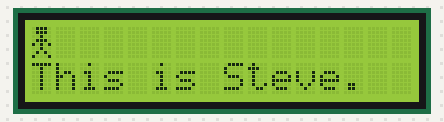
A program run on a simulated ATmega32, built with avr-gcc and emulated at 8 MHz. On the bench: 16×2 character LCD. Wiring (inferred from the names in the program): character LCD (HD44780): RS PC0; R/W PC1; E PC2; data PA4, PA5, PA6, PA7. At 28.5 s the program stops and its outputs stay as they are.

Above: at 0.7 s.
At 4.8 s:
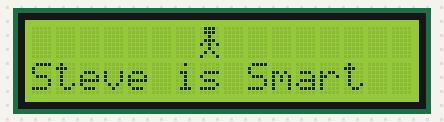
At 7.1 s:
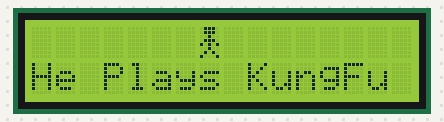
At 13.2 s:
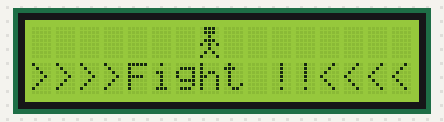
At 14.5 s:
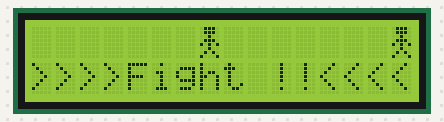
At 28.5 s:
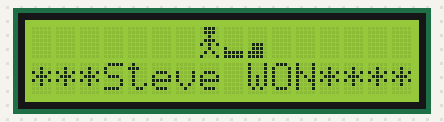

The program:

main.c
```c
/*
 * main.c
 *
 *  Created on: Nov 29, 2020
 *      Author: mazen
 *  Description: Task 1_a for ITI-AVR course
 *  control 2 seven segment displays using 4 dip switches.
 *  use the dip switches to put the system in 1 of 3 modes:
 *  1. mode 1 -> count up on one of the seven segments
 *  2. mode 2 -> count down one the other seven segment
 *  3. mode 3 -> count to  99 using both seven segments
 */


//#include <avr/io.h>
//#include <util/delay.h>

#include "LIB/STD_TYPES.h"
#include "LIB/BIT_MAN.h"

#include "DIO/DIO_Interface.h"
#include "LCD/LCD_Interface.h"

#include "custom_chars.h"

#include <util/delay.h>


#define REFRESH_RATE 250
#define steve 	0
#define kick 	1
#define punch	2
#define duck	3
#define dead1	4
#define dead2	5


const u8 custom_chars[][8] = {STICK_FIG,KICK,PUNCH,DUCK,DEAD1,DEAD2};

int main(void)
{
	//init..
	LCD_VidInit();


	//load all custom charahcters into CGRAM
	for(int i=0; i<6 ; i++)
	{
		LCD_VidSaveCustomChar(custom_chars[i],i);
	}


	// frame 1
	LCD_VidSendCommand(CLEAR_DISPLAY);
	LCD_VidSetCursorPosition(0,0);
	LCD_VidPrintCustomChar(steve);

	LCD_VidSetCursorPosition(0,1);
	LCD_VidPrintString("This is Steve.",0);
	// end frame 1

	_delay_ms(REFRESH_RATE*2);

	// frame2~6
	LCD_VidSetCursorPosition(0,0);
	LCD_VidSendChar(' ');
	for(u8 i=0; i<8;i++)
	{
		LCD_VidSetCursorPosition(i,0);
		LCD_VidPrintCustomChar(steve);
		_delay_ms(REFRESH_RATE);
		LCD_VidSetCursorPosition(i,0);
		LCD_VidSendChar(' ');
	}
	LCD_VidSetCursorPosition(7,0);
	LCD_VidPrintCustomChar(steve);
	// end of frame2~6

	_delay_ms(REFRESH_RATE*4);

	// frame 7
	LCD_VidSetCursorPosition(0,1);
	LCD_VidPrintString("Steve is Smart   ",0);
	// end of frame 7

	_delay_ms(REFRESH_RATE*8);

	// frame 8
	LCD_VidSetCursorPosition(0,1);
	LCD_VidPrintString("He Plays KungFu ",0);
	// end of frame 8

	_delay_ms(REFRESH_RATE*8);

	//frame 9
	LCD_VidSetCursorPosition(0,1);
	LCD_VidPrintString(">>>>Fight !!<<<<",250);
	// end of frame 9

	_delay_ms(REFRESH_RATE*4);

	// frame 10
	LCD_VidSetCursorPosition(15,0);
	LCD_VidPrintCustomChar(steve);
	//end of frame 10

	_delay_ms(REFRESH_RATE*4);

	// frame 11~18
	for(u8 i=15; i != 8; i--)
	{
		LCD_VidSetCursorPosition(i,0);
		LCD_VidPrintCustomChar(steve);
		_delay_ms(REFRESH_RATE);
		LCD_VidSetCursorPosition(i,0);
		LCD_VidSendChar(' ');
	}
	LCD_VidSetCursorPosition(8,0);
	LCD_VidPrintCustomChar(steve);
	// end of frame 11~18
	_delay_ms(REFRESH_RATE*4);

	//frame 19
	LCD_VidSetCursorPosition(7,0);
	LCD_VidPrintCustomChar(kick);
	LCD_VidSetCursorPosition(8,0);
	LCD_VidPrintCustomChar(punch);
	// end of frame 19
	_delay_ms(REFRESH_RATE*4);

	// frame 20
	LCD_VidSetCursorPosition(7,0);
	LCD_VidPrintCustomChar(punch);
	LCD_VidSetCursorPosition(8,0);
	LCD_VidPrintCustomChar(duck);
	// end of frame 20
	_delay_ms(REFRESH_RATE*4);

	// frame 21
	LCD_VidSetCursorPosition(7,0);
	LCD_VidPrintCustomChar(duck);
	LCD_VidSetCursorPosition(8,0);
	LCD_VidPrintCustomChar(kick);
	// end of frame 21
	_delay_ms(REFRESH_RATE*4);

	// frame 22
	LCD_VidSetCursorPosition(7,0);
	LCD_VidPrintCustomChar(punch);
	LCD_VidSetCursorPosition(8,0);
	LCD_VidPrintCustomChar(kick);
	// end of frame 22
	_delay_ms(REFRESH_RATE*4);

	// frame 23
	LCD_VidSetCursorPosition(7,0);
	LCD_VidPrintCustomChar(duck);
	LCD_VidSetCursorPosition(8,0);
	LCD_VidPrintCustomChar(punch);
	// end of frame 23
	_delay_ms(REFRESH_RATE*4);

	// frame 24
	LCD_VidSetCursorPosition(7,0);
	LCD_VidPrintCustomChar(kick);
	LCD_VidSetCursorPosition(8,0);
	LCD_VidPrintCustomChar(duck);
	// end of frame 24
	_delay_ms(REFRESH_RATE*4);

	// frame 25
	LCD_VidSetCursorPosition(7,0);
	LCD_VidPrintCustomChar(steve);
	LCD_VidSetCursorPosition(8,0);
	LCD_VidPrintCustomChar(dead1);
	LCD_VidPrintCustomChar(dead2);
	// end of frame 25
	_delay_ms(REFRESH_RATE*4);

	// frame 26
	LCD_VidSetCursorPosition(0,1);
	LCD_VidPrintString("   >>>>KO<<<<   ",0);
	_delay_ms(REFRESH_RATE);
	LCD_VidSetCursorPosition(0,1);
	LCD_VidPrintString("                ",0);
	_delay_ms(REFRESH_RATE);
	LCD_VidSetCursorPosition(0,1);
	LCD_VidPrintString("   >>>>KO<<<<   ",0);
	_delay_ms(REFRESH_RATE*4);
	LCD_VidSetCursorPosition(0,1);
	LCD_VidPrintString("***Steve WON****",0);

	// end of frame 26


	while(1)
	{


	}
return 0 ;

}
```

LCD_Config.h
```c
/*
 * LCD_Config.h
 *
 *  Created on: Nov 30, 2020
 *      Author: mazen
 */

#ifndef LCD_LCD_CONFIG_H_
#define LCD_LCD_CONFIG_H_

/* LCD data length MODE select (type 8 for 8-bit mode, 4 for 4-bit mode  */
#define MODE 4

#define NO_LINES 2
#define NO_CHARS 16
/* LCD HW Pins */
#define RS PIN0
#define RW PIN1
#define EN  PIN2
#define LCD_CTRL_PORT PORTC

#define LCD_DATA_PORT PORTA

// Maximum number of digits for a number to display
#define BUFFER_SIZE 9  // 8 digits + '\0'


#endif /* LCD_LCD_CONFIG_H_ */
```

LCD_Config.h
```c
/*
 * LCD_Config.h
 *
 *  Created on: Nov 30, 2020
 *      Author: mazen
 */

#ifndef LCD_LCD_CONFIG_H_
#define LCD_LCD_CONFIG_H_

/* LCD data length MODE select (type 8 for 8-bit mode, 4 for 4-bit mode  */
#define MODE 4

#define NO_LINES 2
#define NO_CHARS 16
/* LCD HW Pins */
#define RS PIN0
#define RW PIN1
#define EN  PIN2
#define LCD_CTRL_PORT PORTC

#define LCD_DATA_PORT PORTA

// Maximum number of digits for a number to display
#define BUFFER_SIZE 9  // 8 digits + '\0'


#endif /* LCD_LCD_CONFIG_H_ */
```

LCD_Config.h
```c
/*
 * LCD_Config.h
 *
 *  Created on: Nov 30, 2020
 *      Author: mazen
 */

#ifndef LCD_LCD_CONFIG_H_
#define LCD_LCD_CONFIG_H_

/* LCD data length MODE select (type 8 for 8-bit mode, 4 for 4-bit mode  */
#define MODE 4

#define NO_LINES 2
#define NO_CHARS 16
/* LCD HW Pins */
#define RS PIN0
#define RW PIN1
#define EN  PIN2
#define LCD_CTRL_PORT PORTC

#define LCD_DATA_PORT PORTA

// Maximum number of digits for a number to display
#define BUFFER_SIZE 9  // 8 digits + '\0'


#endif /* LCD_LCD_CONFIG_H_ */
```

LCD_Config.h
```c
/*
 * LCD_Config.h
 *
 *  Created on: Nov 30, 2020
 *      Author: mazen
 */

#ifndef LCD_LCD_CONFIG_H_
#define LCD_LCD_CONFIG_H_

/* LCD data length MODE select (type 8 for 8-bit mode, 4 for 4-bit mode  */
#define MODE 4

#define NO_LINES 2
#define NO_CHARS 16
/* LCD HW Pins */
#define RS PIN0
#define RW PIN1
#define EN  PIN2
#define LCD_CTRL_PORT PORTC

#define LCD_DATA_PORT PORTA

// Maximum number of digits for a number to display
#define BUFFER_SIZE 9  // 8 digits + '\0'


#endif /* LCD_LCD_CONFIG_H_ */
```

LCD_Config.h
```c
/*
 * LCD_Config.h
 *
 *  Created on: Nov 30, 2020
 *      Author: mazen
 */

#ifndef LCD_LCD_CONFIG_H_
#define LCD_LCD_CONFIG_H_

/* LCD data length MODE select (type 8 for 8-bit mode, 4 for 4-bit mode  */
#define MODE 4

#define NO_LINES 2
#define NO_CHARS 16
/* LCD HW Pins */
#define RS PIN0
#define RW PIN1
#define EN  PIN2
#define LCD_CTRL_PORT PORTC

#define LCD_DATA_PORT PORTA

// Maximum number of digits for a number to display
#define BUFFER_SIZE 9  // 8 digits + '\0'


#endif /* LCD_LCD_CONFIG_H_ */
```

LCD_Config.h
```c
/*
 * LCD_Config.h
 *
 *  Created on: Nov 30, 2020
 *      Author: mazen
 */

#ifndef LCD_LCD_CONFIG_H_
#define LCD_LCD_CONFIG_H_

/* LCD data length MODE select (type 8 for 8-bit mode, 4 for 4-bit mode  */
#define MODE 4

#define NO_LINES 2
#define NO_CHARS 16
/* LCD HW Pins */
#define RS PIN0
#define RW PIN1
#define EN  PIN2
#define LCD_CTRL_PORT PORTC
#define LCD_DATA_PORT PORTA


#define CURSOR_EN	1

// Maximum number of digits for a number to display
#define BUFFER_SIZE 9  // 8 digits + '\0'


#endif /* LCD_LCD_CONFIG_H_ */
```

LCD_Interface.h
```c
/*
 * LCD.h
 *
 *  Created on: Jun 5, 2020
 *      Author: mazen
 */

#ifndef LCD_H_
#define LCD_H_


/* LCD Commands */
#define CLEAR_DISPLAY 0x01
#define TWO_LINE_LCD_Eight_BIT_MODE 0x38
#define DIPLAY_ON 0b00001110
#define DISPLAY_ORG 0x80
#define LINE_OFFSET 30
#define SCROLL_LEFT    0b00011000
#define SCROLL_RIGHT   0b00011100
#define RIGHT  1
#define LEFT   0

#define CGRAM_BASE 0x40

/* custom chars  */

#define HEART {0x00, 0x00, 0x1B, 0x1F, 0x1F, 0x0E, 0x04, 0x00}
#define STICK_FIG {0x0E,0x0E,0x04,0x0E,0x15,0x04,0x0A,0x11}
#define STICK_FIG_RUN {0x07,0x07,0x02,0x0E,0x0B,0x02,0x05,0x09}
#define BALL {0x00,0x00,0x00,0x00,0x00,0x03,0x03,0x00}


 /* functions  */
void LCD_VidPulseEnable(void);

void LCD_VidSendCommand(u8 LOC_u8command);

void LCD_VidSendChar(u8 LOC_u8data);

void LCD_VidInit(void);

void LCD_VidPrintString(char* the_string);

void LCD_VidPrintNum(s32 num);

void LCD_VidSetCursorPosition(u8 line_pos, u8 line_no);

void LCD_VidScrollDisplay(u8 amount ,u8 right_left, u8 delay);

void LCD_VidSaveCustomChar(const u8 byte_array[], u8 cgRAM_address);

void LCD_VidSaveCustomCharArray(u8 no_chars,const u8 char_array[][no_chars]);

void LCD_VidPrintCustomChar(u8 cgRAM_address);

void LCD_VidScanLines();


#endif /* LCD_H_ */
```

LCD_prog.c
```c
/*
 * LCD.c
 *
 *  Created on: Jun 5, 2020
 *      Author: mazen
 */
#include <stdio.h>
#include <string.h>
#include <util/delay.h>

#include "../DIO/DIO_Interface.h"
#include "LCD_Interface.h"
#include "LCD_Config.h"


// helping functions
void reverse(char s[])
 {
     s32 i, j;
     char c;

     for (i = 0, j = strlen(s)-1; i<j; i++, j--) {
         c = s[i];
         s[i] = s[j];
         s[j] = c;
     }
 }

 void itoa(s32 n, char s[])
 {
     s32 i, sign;

     if ((sign = n) < 0)  /* record sign */
         n = -n;          /* make n positive */
     i = 0;
     do {       /* generate digits in reverse order */
         s[i++] = n % 10 + '0';   /* get next digit */
     } while ((n /= 10) > 0);     /* delete it */
     if (sign < 0)
         s[i++] = '-';
     s[i] = '\0';
     reverse(s);
 }


void LCD_VidPulseEnable(void)
{
	DIO_VidSetPinValue(LCD_CTRL_PORT,EN,1); /* Enable LCD E=1 */
	_delay_ms(1);
	DIO_VidSetPinValue(LCD_CTRL_PORT,EN,0); /* disable LCD E=0 */
	_delay_ms(1);
}


void LCD_VidSendCommand(u8 LOC_u8command)
{
	u8 mode = MODE;

	if(mode == 8)
	{
		DIO_VidSetPinValue(LCD_CTRL_PORT,RS,0); /* Instruction Mode RS=0 */
		DIO_VidSetPinValue(LCD_CTRL_PORT,RW,0);/* write data to LCD so RW=0 */
		_delay_ms(1);

		DIO_VidSetPortValue(LCD_DATA_PORT,LOC_u8command); /* out the required command to the data bus D0 --> D7 */
		_delay_ms(1);

		LCD_VidPulseEnable();
	}
	else if(mode == 4)
	{
		DIO_VidSetPinValue(LCD_CTRL_PORT,RS,0); /* Instruction Mode RS=0 */
		DIO_VidSetPinValue(LCD_CTRL_PORT,RW,0);/* write data to LCD so RW=0 */
		_delay_ms(1);

		//send MOST SIGNIFICANT 4-bits
		DIO_VidInsPortValue(LCD_DATA_PORT,LOC_u8command>>4,4,4); /* out the required command to the data bus D0 --> D7 */
		_delay_ms(1);
		LCD_VidPulseEnable();

		//send LEAST SIGNIFICANT 4-bits
		DIO_VidInsPortValue(LCD_DATA_PORT,LOC_u8command,4,4); /* out the required command to the data bus D0 --> D7 */
		_delay_ms(1);
		LCD_VidPulseEnable();
	}


}

void LCD_VidSendChar(u8 LOC_u8data)
{
	u8 mode = MODE;

		if(mode == 8)
		{
			DIO_VidSetPinValue(LCD_CTRL_PORT,RS,1); /* Instruction Mode RS=0 */
			DIO_VidSetPinValue(LCD_CTRL_PORT,RW,0);/* write data to LCD so RW=0 */
			_delay_ms(1);

			DIO_VidSetPortValue(LCD_DATA_PORT,LOC_u8data); /* out the required command to the data bus D0 --> D7 */
			_delay_ms(1);

			LCD_VidPulseEnable();
		}
		else if(mode == 4)
		{
			DIO_VidSetPinValue(LCD_CTRL_PORT,RS,1); /* Instruction Mode RS=0 */
			DIO_VidSetPinValue(LCD_CTRL_PORT,RW,0);/* write data to LCD so RW=0 */
			_delay_ms(1);

			//send MOST SIGNIFICANT 4-bits
			DIO_VidInsPortValue(LCD_DATA_PORT,LOC_u8data>>4,4,4); /* out the required command to the data bus D0 --> D7 */
			_delay_ms(1);
			LCD_VidPulseEnable();

			//send LEAST SIGNIFICANT 4-bits
			DIO_VidInsPortValue(LCD_DATA_PORT,LOC_u8data,4,4); /* out the required command to the data bus D0 --> D7 */
			_delay_ms(1);
			LCD_VidPulseEnable();
}


}

void LCD_VidInit(void)
{
	u8 mode = MODE ;
	_delay_ms(50) ;
	 /* Configure the control pins(E,RS,RW) as output pins */
	DIO_VidSetPinDirection(LCD_CTRL_PORT,RS,1);
	DIO_VidSetPinDirection(LCD_CTRL_PORT,RW,1);
	DIO_VidSetPinDirection(LCD_CTRL_PORT,EN,1);

	_delay_ms(1);

	if(mode == 8)
	{
		DIO_VidSetPortDirection(LCD_DATA_PORT,0xFF); /* Configure the data port as output port */
		LCD_VidSendCommand(TWO_LINE_LCD_Eight_BIT_MODE); /* use 2-line lcd + 8-bit Data Mode + 5*7 dot display Mode */
		_delay_ms(1);
		LCD_VidSendCommand(DIPLAY_ON); /* cursor off */
		_delay_ms(1);
		LCD_VidSendCommand(0x06); //Entry mode set-see page(17)
		LCD_VidSendCommand(CLEAR_DISPLAY); /* clear LCD at the beginning */
		_delay_ms(1);
		LCD_VidSendCommand(0x03); //return home
		_delay_ms(2);

	}
	else if(mode == 4)
	{
		// set only PORT 4~7 pins as outputs
		 /* Configure the data port as output port */

			DIO_VidSetPinDirection(LCD_DATA_PORT,4,1);
			DIO_VidSetPinDirection(LCD_DATA_PORT,5,1);
			DIO_VidSetPinDirection(LCD_DATA_PORT,6,1);
			DIO_VidSetPinDirection(LCD_DATA_PORT,7,1);


		/* FUNCTION SET */
		//send 0010 twice with delay in between
		LCD_VidSendCommand(0x02);

		//send N,F flags
		LCD_VidSendCommand(0x28);
		//_delay_ms(1);
		/* END OF FUNCTION SET */


		/* DISPLAY ON/OFF */
		//send 0000 once with a delay, then send 1(D)(C)(B) flags
		LCD_VidSendCommand(0x0C);
		//_delay_ms(1);
		/* END OF DISPLAY ON/OFF*/


		/* ENTRY MODE SET*/
		LCD_VidSendCommand(0x06);
		//_delay_ms(1);
		/* END OF ENTRY MODE SET*/

		LCD_VidSendCommand(0x80);

		/* DISPLAY CLEAR */
		LCD_VidSendCommand(CLEAR_DISPLAY);
		_delay_ms(2);
		/* END OF DISPLAY CLEAR */


	}


}

void LCD_VidPrintString(char* the_string)
{
	while((*the_string) != '\0')
	{
		LCD_VidSendChar(*the_string) ;
		the_string++;
	}
}

void LCD_VidPrintNum(s32 num)
{
//	u32 buffer_size = snprintf(NULL,0,"%d",(int)num);
//	char buffer[buffer_size+1];
//	snprintf(buffer,sizeof(buffer),"%d",(int)num);
	char buffer[BUFFER_SIZE]={0};
	itoa(num,buffer);
	LCD_VidPrintString(buffer);
}

void LCD_VidSetCursorPosition(u8 line_pos, u8 line_no)
{
	if((line_no%NO_LINES) == 0)
	{
		LCD_VidSendCommand(DISPLAY_ORG + (line_pos%NO_CHARS) );
	}
	else
	{
		LCD_VidSendCommand(DISPLAY_ORG + (line_pos%NO_CHARS) + 64 );
	}
}


void LCD_VidScrollDisplay(u8 amount ,u8 right_left, u8 delay)
{
	if(right_left == RIGHT)
	{
		for(int i=0; i<amount; i++)
		{
			LCD_VidSendCommand(SCROLL_RIGHT);

			if(delay != 0)
			{
				_delay_ms(delay);
			}

		}
	}
	else if(right_left == LEFT)
	{
		for(int i=0; i<amount; i++)
		{
			LCD_VidSendCommand(SCROLL_LEFT);

			if(delay != 0)
			{
				_delay_ms(delay);
			}
		}
	}
}

void LCD_VidSaveCustomChar(const u8 byte_array[], u8 cgRAM_address)
{
	LCD_VidSendCommand(CGRAM_BASE+(cgRAM_address*8)); //set CGRAM address command

	//send custom character bitmap
	for(int i=0; i<8 ; i++)
	{
		LCD_VidSendChar(byte_array[i]);
	}

	LCD_VidSendCommand(DISPLAY_ORG); //set reading to be from DDRAM again
}

void LCD_VidSaveCustomCharArray(u8 no_chars,const u8 char_array[][8])
{
	for(int i=0; i<no_chars ; i++)
	{
		LCD_VidSaveCustomChar(char_array[i],i);
	}
}


void LCD_VidPrintCustomChar(u8 cgRAM_address)
{
	LCD_VidSendChar(cgRAM_address);
}

void LCD_VidScanLines() //scans LCD lines to know the position of each charachter in the given LCd
{						//its a helping function intended to be used for debugging
	for(int i=0; i<80 ; i++)
	{
		LCD_VidSendCommand(DISPLAY_ORG + (i) ); //set cursor position
		LCD_VidPrintNum(i); //display char
		_delay_ms(250);
		LCD_VidSendCommand(DISPLAY_ORG + (i) ); //go back
		LCD_VidSendChar(' '); // display a space instead to erase the charachter
		//repeat until u scan all lines
	}
}
```

LCD_Interface.h
```c
/*
 * LCD.h
 *
 *  Created on: Jun 5, 2020
 *      Author: mazen
 */

#ifndef LCD_H_
#define LCD_H_


/* LCD Commands */
#define CLEAR_DISPLAY 0x01
#define TWO_LINE_LCD_Eight_BIT_MODE 0x38
#define DIPLAY_ON 0b00001110
#define DISPLAY_ORG 0x80
#define LINE_OFFSET 30
#define SCROLL_LEFT    0b00011000
#define SCROLL_RIGHT   0b00011100
#define RIGHT  1
#define LEFT   0

#define CGRAM_BASE 0x40

/* custom chars  */

#define HEART {0x00, 0x00, 0x1B, 0x1F, 0x1F, 0x0E, 0x04, 0x00}
#define STICK_FIG {0x0E,0x0E,0x04,0x0E,0x15,0x04,0x0A,0x11}
#define STICK_FIG_RUN {0x07,0x07,0x02,0x0E,0x0B,0x02,0x05,0x09}
#define BALL {0x00,0x00,0x00,0x00,0x00,0x03,0x03,0x00}


 /* functions  */
void LCD_VidPulseEnable(void);

void LCD_VidSendCommand(u8 LOC_u8command);

void LCD_VidSendChar(u8 LOC_u8data);

void LCD_VidInit(void);

void LCD_VidPrintString(char* the_string);

void LCD_VidPrintNum(s32 num);

void LCD_VidSetCursorPosition(u8 line_pos, u8 line_no);

void LCD_VidScrollDisplay(u8 amount ,u8 right_left, u32 delay);

void LCD_VidSaveCustomChar(const u8 byte_array[], u8 cgRAM_address);

void LCD_VidSaveCustomCharArray(u8 no_chars,const u8 char_array[][no_chars]);

void LCD_VidPrintCustomChar(u8 cgRAM_address);

void LCD_VidScanLines();


#endif /* LCD_H_ */
```

LCD_Interface.h
```c
/*
 * LCD.h
 *
 *  Created on: Jun 5, 2020
 *      Author: mazen
 */

#ifndef LCD_H_
#define LCD_H_


/* LCD Commands */
#define CLEAR_DISPLAY 0x01
#define TWO_LINE_LCD_Eight_BIT_MODE 0x38
#define DIPLAY_ON 0b00001110
#define DISPLAY_ORG 0x80
#define LINE_OFFSET 30
#define SCROLL_LEFT    0b00011000
#define SCROLL_RIGHT   0b00011100
#define RIGHT  1
#define LEFT   0

#define CGRAM_BASE 0x40

/* custom chars  */

#define HEART {0x00, 0x00, 0x1B, 0x1F, 0x1F, 0x0E, 0x04, 0x00}
#define STICK_FIG {0x0E,0x0E,0x04,0x0E,0x15,0x04,0x0A,0x11}
#define STICK_FIG_RUN {0x07,0x07,0x02,0x0E,0x0B,0x02,0x05,0x09}
#define BALL {0x00,0x00,0x00,0x00,0x00,0x03,0x03,0x00}


 /* functions  */
void LCD_VidPulseEnable(void);

void LCD_VidSendCommand(u8 LOC_u8command);

void LCD_VidSendChar(u8 LOC_u8data);

void LCD_VidInit(void);

void LCD_VidPrintString(char* the_string);

void LCD_VidPrintNum(s32 num);

void LCD_VidSetCursorPosition(u8 line_pos, u8 line_no);

void LCD_VidScrollDisplay(u8 amount ,u8 right_left, u32 delay);

void LCD_VidSaveCustomChar(const u8 byte_array[], u8 cgRAM_address);

void LCD_VidSaveCustomCharArray(u8 no_chars,const u8 char_array[][no_chars]);

void LCD_VidPrintCustomChar(u8 cgRAM_address);

void LCD_VidScanLines();


#endif /* LCD_H_ */
```

Source omitted: LCD_prog.c (6623 bytes), LCD_prog.c (6623 bytes), LCD_Interface.h (1273 bytes), LCD_prog.c (6682 bytes), LCD_Interface.h (1271 bytes), LCD_prog.c (6682 bytes), custom_chars.h (data table, 760 bytes), LCD_Interface.h (1273 bytes), LCD_prog.c (6694 bytes), DIO_Register.h (629 bytes), DIO_prog.c (3280 bytes), DIO_Register.h (630 bytes) and 34 more

Measured:
- what the display in image 0 shows lasts 0.8 s, from 0.7 s to 1.5 s
- what the display in image 1 shows lasts 2.3 s, from 4.7 s to 7.0 s
- what the display in image 2 shows lasts 2.2 s, from 7.0 s to 9.2 s
- what the display in image 3 shows lasts 1.3 s, from 13.2 s to 14.5 s
